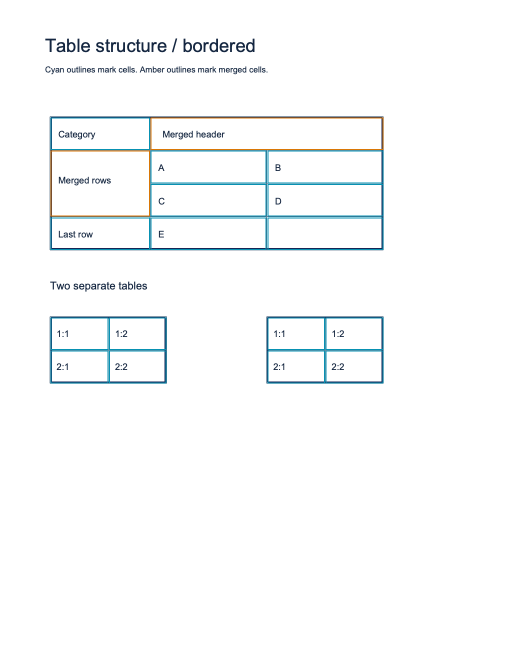
#> input picture examples/bordered-and-scans/page-001-baseline.png, 1020 x 1320 px (shown at 1/2 size)
$ python -i raster_structure.py   (imports and definitions only)
#> lines starting #> are read from the running program, lines starting #| are printed output that depends on the picture; after the words box and inside, x2 and y2 are one past the last pixel; in counts of white or black regions, pixels touching at a corner belong together
"""Bounded, CPU-only ruled-table detection from page pixels.

Uses Pillow and pdfplumber, already installed with the project. No OCR, text
recognition, model downloads, NumPy, or OpenCV are required. This deliberately
detects closed ruled grids; absence of a result does not establish no table.
"""
from __future__ import annotations

import math
import re

from PIL import Image
from pdfplumber.table import (cells_to_tables, edges_to_intersections,
                             intersections_to_cells, merge_edges)

MAX_RAW_EDGES = 16000
MAX_MERGED_EDGES = 400
MAX_INTERSECTIONS = 2000


def _long_runs(mask, minimum):
    """Score uninterrupted dark runs, favoring long straight lines over pieces."""
    width, height = mask.size
    pixels = mask.tobytes()
    pattern = re.compile(b"\xff{" + str(minimum).encode("ascii") + b",}")
    return sum((match.end() - match.start()) ** 2 for row in range(height)
               for match in pattern.finditer(pixels[row * width:(row + 1) * width]))


def _deskew(mask, scale):
    """Search a bounded +/-2 degree range using long horizontal pixel runs."""
    # Deskew search runs on a smaller image; full-size pixels are used for cells.
    factor = min(1.0, 1000 / max(mask.size))
    small = mask.resize((max(1, round(mask.width * factor)),
                         max(1, round(mask.height * factor))), Image.Resampling.NEAREST)
    minimum = max(24, round(45 * scale * factor))
    original_score = _long_runs(small, minimum)
    best_score, best_angle = original_score, 0.0
    cache = {0.0: original_score}

    def score(angle):
        if angle not in cache:
            rotated = small.rotate(angle, resample=Image.Resampling.NEAREST, fillcolor=0)
            cache[angle] = _long_runs(rotated, minimum)
        return cache[angle]

    for angle in (-2.0, -1.5, -1.0, -0.5, 0.5, 1.0, 1.5, 2.0):
        value = score(angle)
        if value > best_score:
            best_score, best_angle = value, angle
    center = best_angle
    for step in range(-3, 4):
        angle = round(center + step * 0.1, 1)
        if not -2 <= angle <= 2:
            continue
        value = score(angle)
        if value > best_score:
            best_score, best_angle = value, angle
    # Avoid choosing a tilt from sparse noise or tiny scoring differences.
    if best_score < max(150, original_score * 1.15):
        best_angle = 0.0
    if best_angle:
        mask = mask.rotate(best_angle, resample=Image.Resampling.NEAREST, fillcolor=0)
    return mask, best_angle


def _segments(mask, minimum, gap, orientation):
    """Find near-solid runs along rows; transpose for vertical line segments."""
    working = mask if orientation == "h" else mask.transpose(Image.Transpose.TRANSPOSE)
    width, height = working.size
    pixels = working.tobytes()
    pattern = re.compile(b"\xff+")
    segments = []
    for position in range(height):
        row = pixels[position * width:(position + 1) * width]
        start = end = ink = None

        def append():
            if start is None or end - start < minimum or ink / (end - start) < 0.94:
                return
            if orientation == "h":
                x0, top, x1, bottom = start, position, end - 1, position
            else:
                x0, top, x1, bottom = position, start, position, end - 1
            segments.append({"orientation": orientation, "x0": float(x0),
                "x1": float(x1), "top": float(top), "bottom": float(bottom),
                "width": float(x1 - x0), "height": float(bottom - top),
                "y0": float(mask.height - bottom), "y1": float(mask.height - top)})

        for match in pattern.finditer(row):
            left, right = match.span()
            if start is not None and left - end <= gap:
                ink += right - left
                end = right
            else:
                append()
                start, end, ink = left, right, right - left
        append()
        if len(segments) > MAX_RAW_EDGES:
            raise ValueError("raster_line_limit")
    return segments


def detect_image_grids(image, *, scale=2.0, threshold=180, tolerance=2.0,
                       deskew=True):
    """Return pixel-coordinate cell groups, applied rotation, and diagnostics."""
    if image.width * image.height > 8_000_000:
        return [], 0.0, {"warnings": ["raster_pixel_limit"]}
    mask = image.convert("L").point(lambda value: 255 if value < threshold else 0)
    mask, angle = _deskew(mask, scale) if deskew else (mask, 0.0)
    diagnostics = {"threshold": threshold, "deskew_degrees": angle,
                   "image_size": list(image.size), "warnings": []}
    try:
        horizontal = _segments(mask, max(16, round(24 * scale)),
                               max(1, round(tolerance * scale)), "h")
        vertical = _segments(mask, max(12, round(12 * scale)),
                             max(1, round(tolerance * scale)), "v")
    except ValueError:
        diagnostics["warnings"].append("raster_line_limit")
        return [], angle, diagnostics
    diagnostics["raw_line_segments"] = len(horizontal) + len(vertical)
    snap = max(1, tolerance * scale)
    edges = merge_edges(horizontal + vertical, snap, snap, snap, snap)
    diagnostics["merged_line_segments"] = len(edges)
    if len(edges) > MAX_MERGED_EDGES:
        diagnostics["warnings"].append("raster_merged_line_limit")
        return [], angle, diagnostics
    intersections = edges_to_intersections(edges, snap, snap)
    diagnostics["intersections"] = len(intersections)
    if len(intersections) > MAX_INTERSECTIONS:
        diagnostics["warnings"].append("raster_intersection_limit")
        return [], angle, diagnostics
    cells = intersections_to_cells(intersections)
    # Reject microscopic rectangles created by stroke artifacts. Do not fill
    # missing cells: incomplete grids remain visible to the existing validator.
    cells = [box for box in cells if box[2] - box[0] >= 6 * scale and
             box[3] - box[1] >= 3 * scale]
    return cells_to_tables(cells), angle, diagnostics


# [53 lines left out: functions page_grids, map_to_original, not called in this run]

>>> from PIL import Image
>>> picture = Image.open('examples/bordered-and-scans/page-001-baseline.png')
#> picture is the input picture: PIL image 1020x1320 RGB; mean R, G, B 249, 250.6, 251.1
>>> result = detect_image_grids(picture)
#> in detect_image_grids, `mask = image.convert("L").point(lambda value: 255 if value < threshold..`:
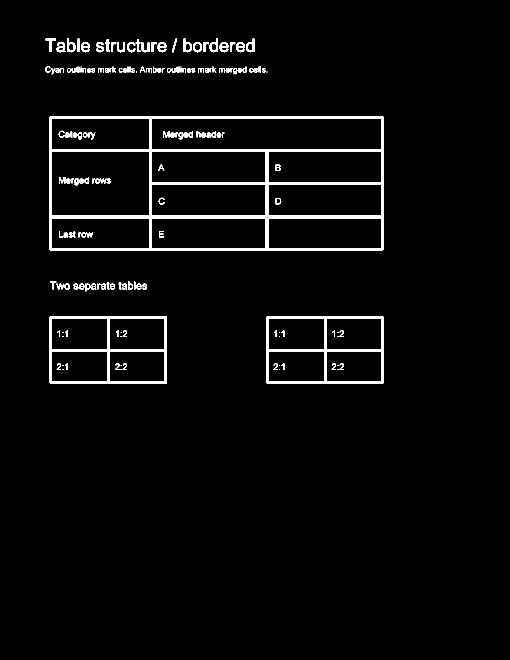
#> mask: PIL image 1020x1320 L (shown at 1/2 size); 2.9% white; 164 white regions (22 under 20 px), largest, box (x1, y1, x2, y2) and area: (99, 233, 767, 501) 18912, (99, 633, 334, 767) 4741, (533, 633, 767, 767) 4612
#> in _deskew, `small = mask.resize((max(1, round(mask.width * factor)), max(1, round(..`:
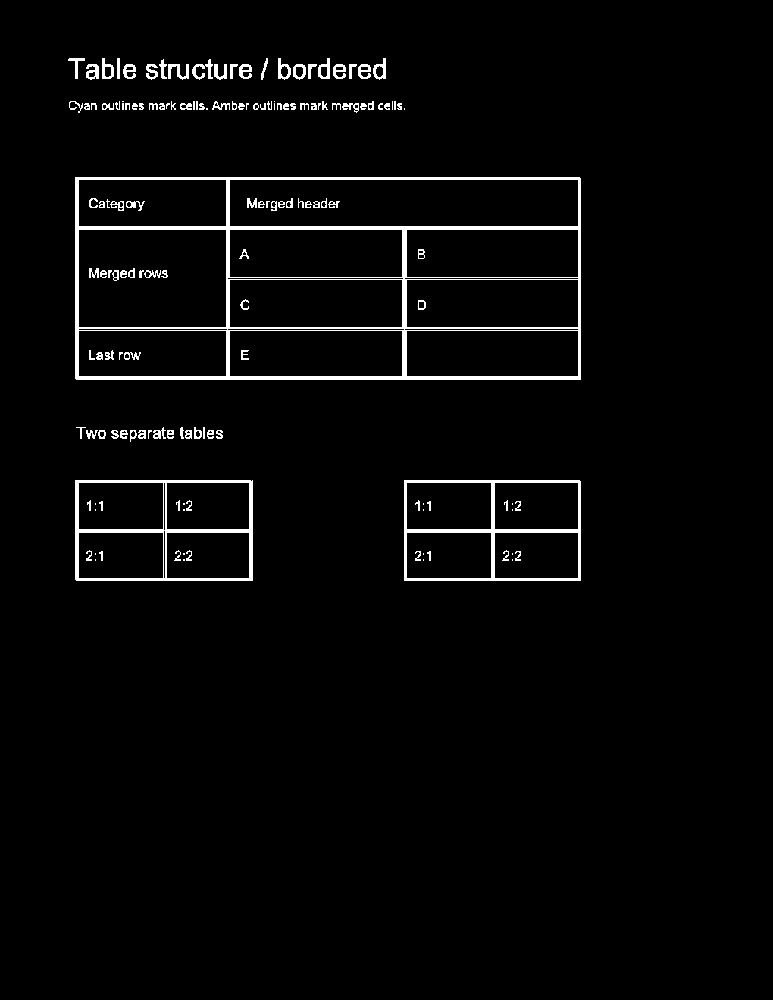
#> small: PIL image 773x1000 L; 2.9% white; 152 white regions (33 under 20 px), largest, box (x1, y1, x2, y2) and area: (75, 177, 581, 380) 10550, (75, 480, 253, 581) 2776, (404, 480, 581, 581) 2679
#> in _deskew, `original_score = _long_runs(small, minimum)`: original_score = 4415189
#> in _deskew, `best_score, best_angle = original_score, 0.0`: best_angle = 0
#> in _deskew, `cache = {0.0: original_score}`: cache = {0: 4415189}
#> the loop in _deskew, `for angle in (-2.0, -1.5, -1.0, -0.5, 0.5, 1.0, 1.5, 2.0):` made 8 passes
#> value on passes 1 to 8: 744779, 1043030, 1492568, 2480443, 2482727, 1500633, 1048521, 753456
#> pass 1, in score, `rotated = small.rotate(angle, resample=Image.Resampling.NEAREST, fillc..`:
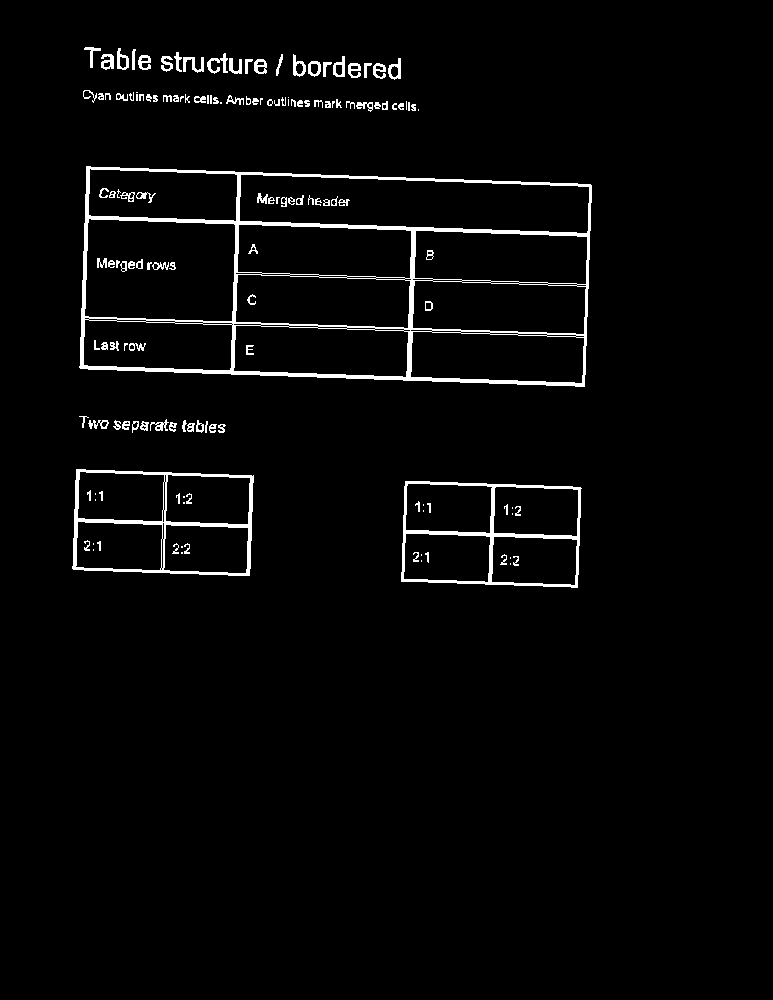
#> rotated: PIL image 773x1000 L; 2.9% white; 150 white regions (32 under 20 px), largest, box (x1, y1, x2, y2) and area: (79, 166, 592, 387) 10552, (72, 469, 254, 576) 2777, (401, 481, 582, 588) 2680
#> after the loop in _deskew, `for angle in (-2.0, -1.5, -1.0, -0.5, 0.5, 1.0, 1.5, 2.0):`: best_angle = 0; best_score = 4415189
#> in _deskew, `center = best_angle`: center = 0
#> the loop in _deskew, `for step in range(-3, 4):` made 7 passes
#> (angle, value) on passes 1 to 7: (-0.3, 3096757), (-0.2, 3473226), (-0.1, 4262889), (0, 4415189), (0.1, 4267900), (0.2, 3471706), (0.3, 3095517)
#> pass 1, in score (call 9), `rotated = small.rotate(angle, resample=Image.Resampling.NEAREST, fillc..`:
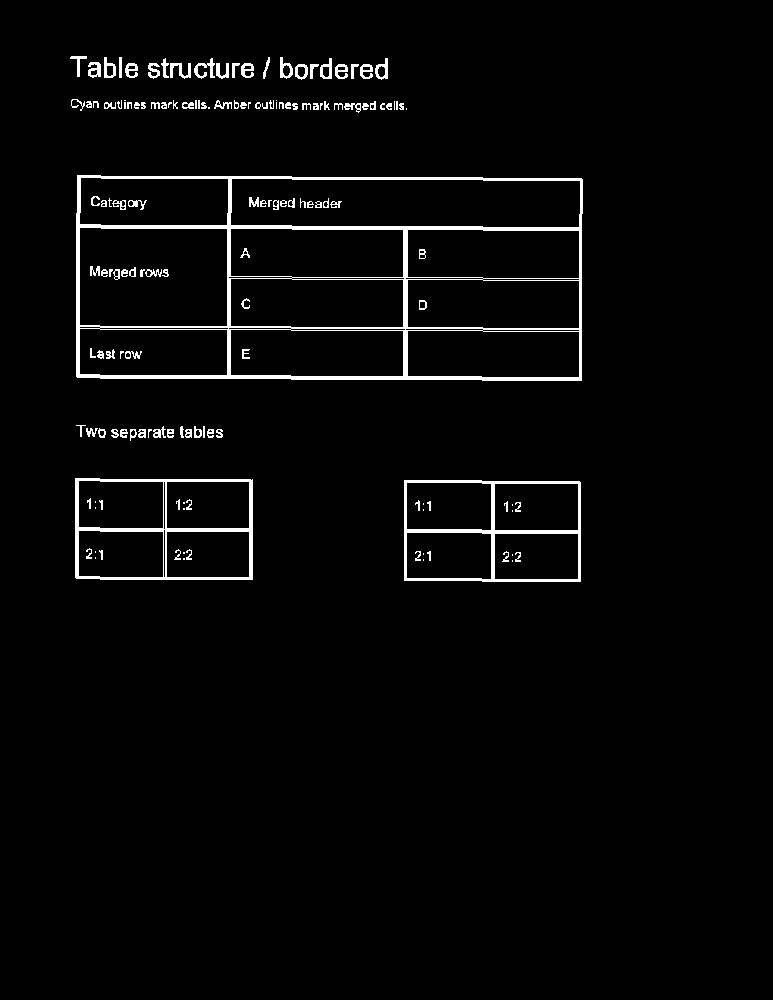
#> rotated: PIL image 773x1000 L; 2.9% white; 152 white regions (33 under 20 px), largest, box (x1, y1, x2, y2) and area: (76, 175, 583, 381) 10550, (75, 478, 253, 580) 2776, (404, 480, 581, 582) 2679
#> pass 3, in score (call 11), `rotated = small.rotate(angle, resample=Image.Resampling.NEAREST, fillc..`:
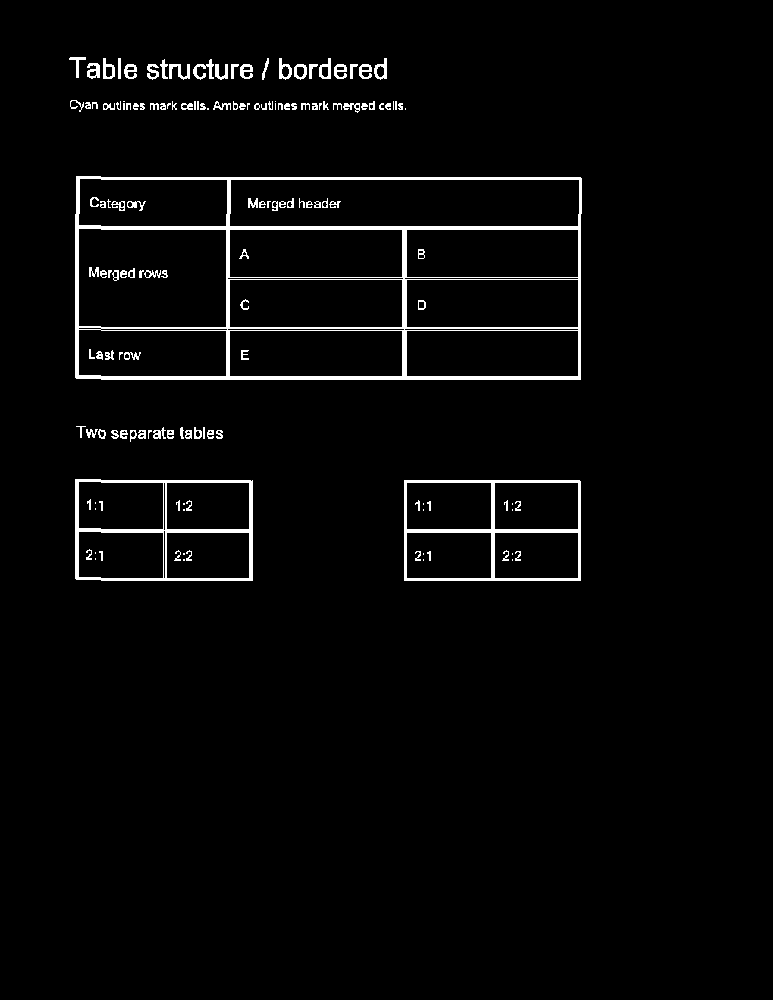
#> rotated: PIL image 773x1000 L; 2.9% white; 152 white regions (33 under 20 px), largest, box (x1, y1, x2, y2) and area: (75, 176, 582, 380) 10550, (75, 479, 253, 581) 2776, (404, 480, 581, 581) 2679
#> after the loop in _deskew, `for step in range(-3, 4):`: best_score = 4415189
#> in detect_image_grids, `mask, angle = _deskew(mask, scale) if deskew else (mask, 0.0)`: angle = 0
#> in detect_image_grids, `diagnostics = {"threshold": threshold, "deskew_degrees": angle, "image..`: diagnostics = {'threshold': 180, 'deskew_degrees': 0, 'image_size': [1020, 1320], 'warnings': []}
#> in detect_image_grids, `horizontal = _segments(mask, max(16, round(24 * scale)), max(1, round(..`: horizontal = 49 items
#> call 2 of _segments, with minimum = 24, gap = 4, orientation = 'v'
#> in _segments (call 2), `working = mask if orientation == "h" else mask.transpose(Image.Transpo..`:
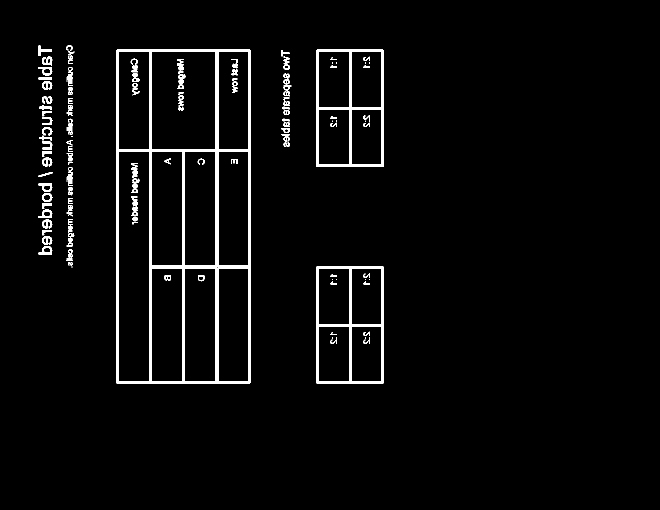
#> working: PIL image 1320x1020 L (shown at 1/2 size); 2.9% white; 164 white regions (22 under 20 px), largest, box (x1, y1, x2, y2) and area: (233, 99, 501, 767) 18912, (633, 99, 767, 334) 4741, (633, 533, 767, 767) 4612
#> in detect_image_grids, `vertical = _segments(mask, max(12, round(12 * scale)), max(1, round(to..`: vertical = 78 items
#> (the run stopped early here; a loop or call above may not have finished)

$ run again, on examples/bordered-and-scans/page-004-baseline.png
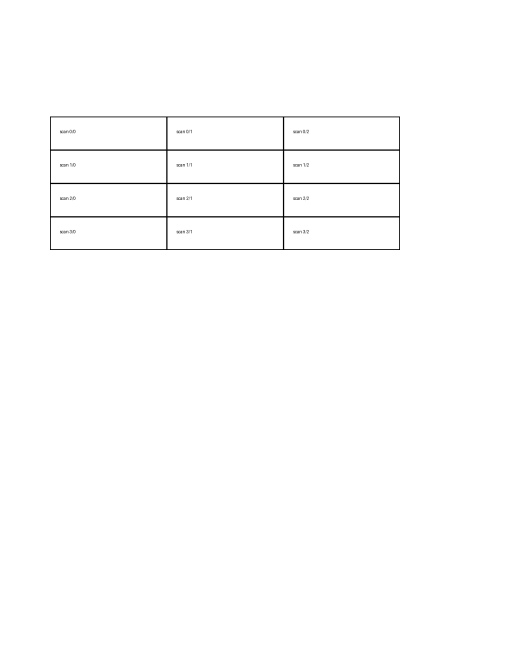
#> input picture examples/bordered-and-scans/page-004-baseline.png, 1020 x 1320 px (shown at 1/2 size)
#> picture is the input picture: PIL image 1020x1320 RGB; min 0, max 255, mean 253
#> in detect_image_grids, `mask = image.convert("L").point(lambda value: 255 if value < threshold..`:
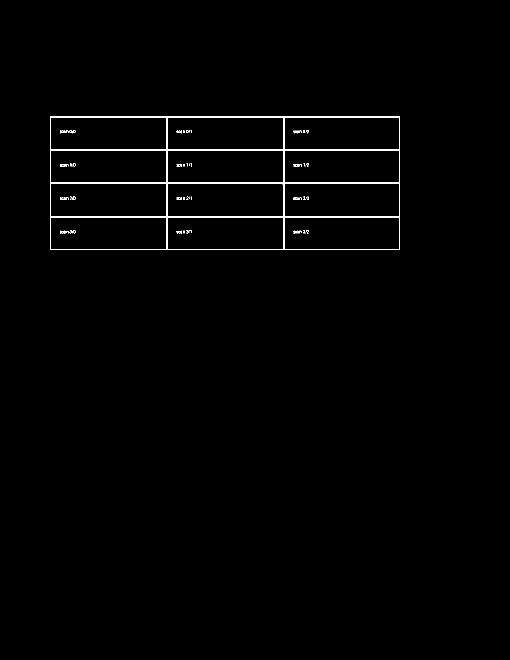
#> mask: PIL image 1020x1320 L (shown at 1/2 size); 0.94% white; 63 white regions (45 under 20 px), largest, box (x1, y1, x2, y2) and area: (100, 233, 800, 500) 11641, (120, 328, 131, 333) 42, (120, 461, 131, 467) 42
#> small: PIL image 773x1000 L; 0.92% white in thin lines or dots, all inside (x1, y1, x2, y2) = (76, 177, 606, 379)
#> original_score = 2809000
#> in _deskew, `best_score, best_angle = original_score, 0.0`: best_angle = 0
#> cache = {0: 2809000}
#> the loop in _deskew, `for angle in (-2.0, -1.5, -1.0, -0.5, 0.5, 1.0, 1.5, 2.0):` made 8 passes
#> value on passes 1 to 8: 118165, 371450, 569602, 1083808, 1082883, 570967, 373008, 123236
#> after the loop in _deskew, `for angle in (-2.0, -1.5, -1.0, -0.5, 0.5, 1.0, 1.5, 2.0):`: best_angle = 0; best_score = 2809000
#> center = 0
#> the loop in _deskew, `for step in range(-3, 4):` made 7 passes
#> (angle, value) on passes 1 to 7: (-0.3, 1592201), (-0.2, 1880062), (-0.1, 2680636), (0, 2809000), (0.1, 2683669), (0.2, 1879342), (0.3, 1589024)
#> after the loop in _deskew, `for step in range(-3, 4):`: best_score = 2809000
#> in detect_image_grids, `mask, angle = _deskew(mask, scale) if deskew else (mask, 0.0)`: angle = 0
#> diagnostics = {'threshold': 180, 'deskew_degrees': 0, 'image_size': [1020, 1320], 'warnings': []}
#> horizontal = 13 items
#> in _segments (call 2), `working = mask if orientation == "h" else mask.transpose(Image.Transpo..`:
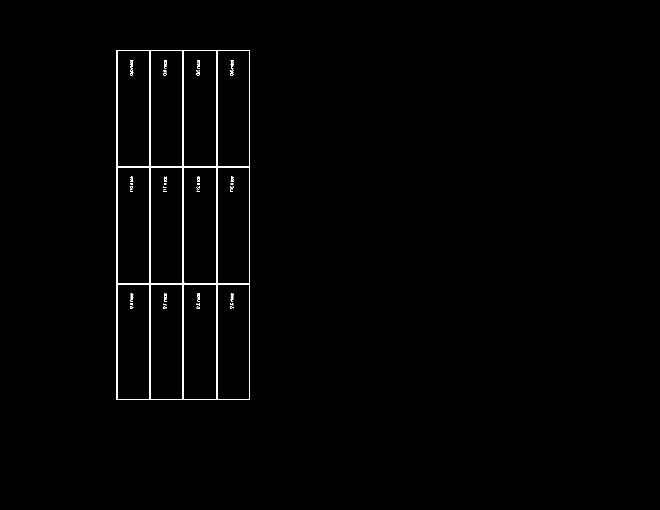
#> working: PIL image 1320x1020 L (shown at 1/2 size); 0.94% white; 63 white regions (45 under 20 px), largest, box (x1, y1, x2, y2) and area: (233, 100, 500, 800) 11641, (328, 120, 333, 131) 42, (461, 120, 467, 131) 42
#> vertical = 10 items
